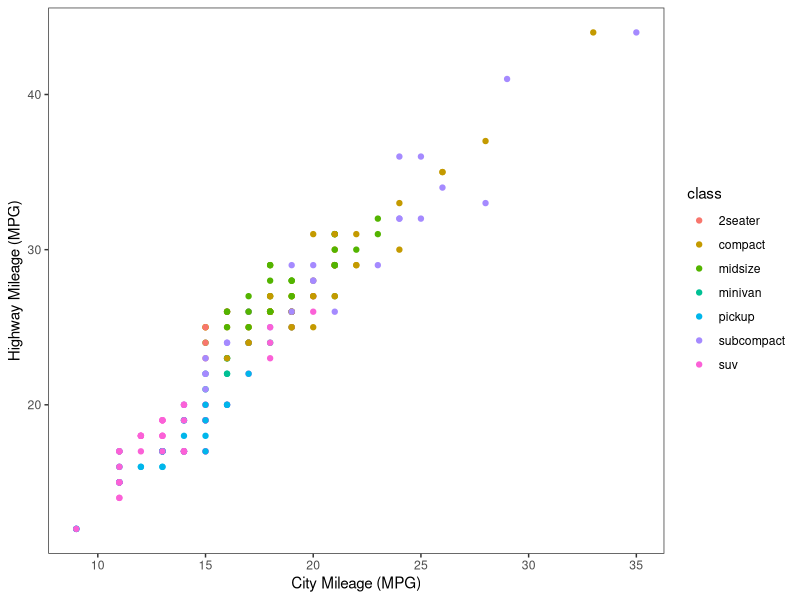
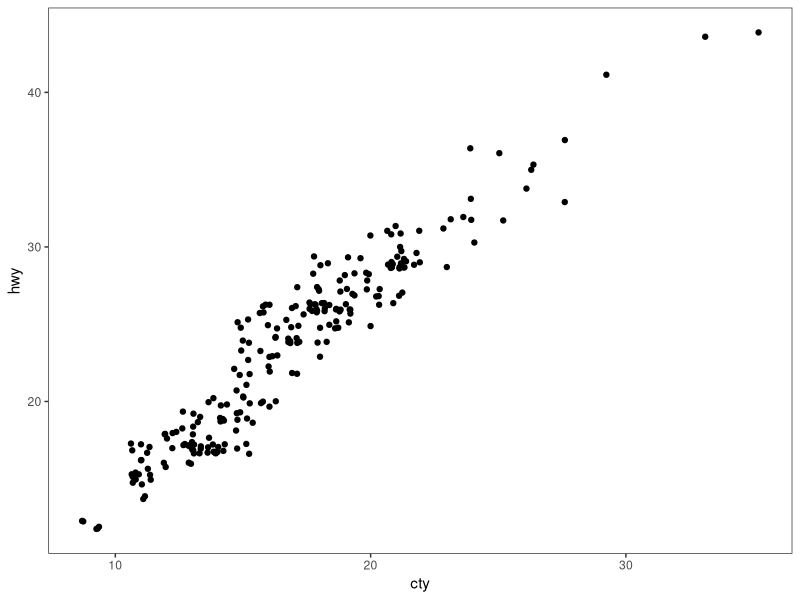
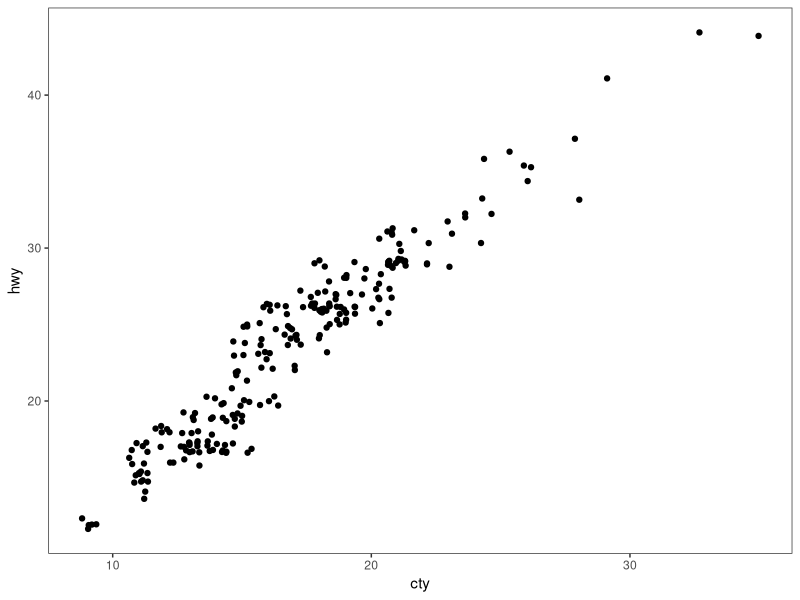
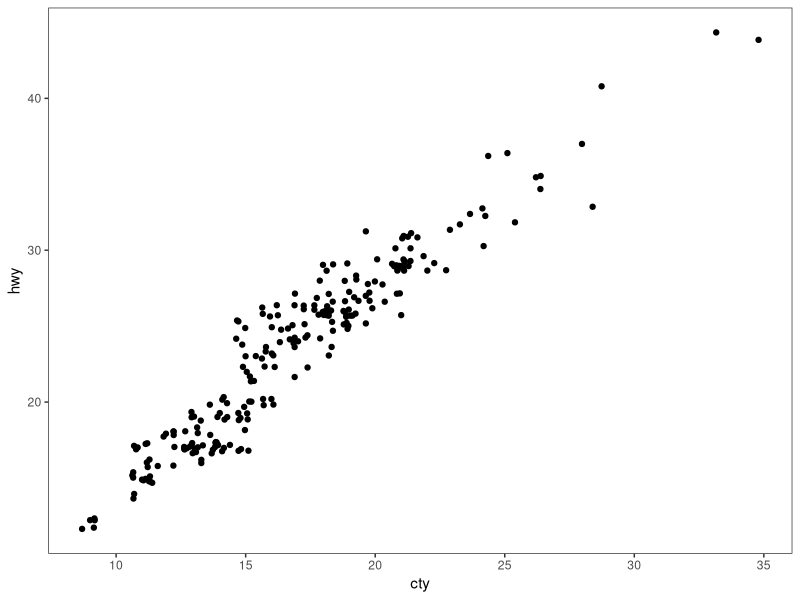

These charts were generated, in order, by the following R code: (Note: this script raises an error after producing the figures.)
# ---------------------------------------------------------- #
#### MODULE 3: Plot even more data!                       ####               
# ---------------------------------------------------------- #

## OBJECTIVE:
# 1. To develop a "grammar of graphics".
# 2. To become comfortable using ggplot2 for exploratory data visualization.


# ---------------------------------------------------------- #
#### SET UP:                                              ####
# ---------------------------------------------------------- #
# REMINDER: In RStudio, open the Rproject for our course (UNCG_DataWrangling), 
# pull any changes from GitHub, and navigate to the branch you created for 
# yourself (just a single branch for the whole semester) in RStudio's Git tab.
# Open this week's assignment in this new branch to complete and submit on GitHub.
# Ideally, you'll commit your answers a bit at a time as you work through
# this assignment, rather than committing all at once at the end.

# Reminder of some helpful resources for graphing in R:
# ggplot Cookbook: http://www.cookbook-r.com/Graphs/
# Official ggplot2 Book: https://ggplot2-book.org/
# Themes in ggplot2: https://ggplot2-book.org/polishing.html#themes

# In ggplot2, aesthetic means “something you can see”. Each aesthetic is a
# mapping between a visual cue and a variable.
# Examples include:
# position (i.e., on the x and y axes)
# color (“outside” color)
# fill (“inside” color)
# shape (of points)
# line type
# size

# Each type of geometric object (geom) accepts only a subset of all aesthetics.
# Refer to the geom help pages to see what mappings each geom accepts. Aesthetic
# mappings are set with the aes() function.

# TASK: We will be using the ggplot2 package for graphing. Fortunately, ggplot2 
# is nested within the tidyverse package (along with many others).
# Start by writing code to load the tidyverse library.
# HINT: see the end of assignment #1 if you forgot how to load a package.

library(tidyverse)

# TASK: Write code below to set your theme to black and white and both your major
# AND minor gridlines to element_blank for all plots you'll be making today.
# HINT: Check back to last week's assignment section 1.9 for setting themes for
# all plots.

theme_set(theme_bw() +
            theme(panel.grid.major = element_blank(),
                  panel.grid.minor = element_blank()))

# ---------------------------------------------------------- #
#### 1.0 CORRELATION                                      ####
# ---------------------------------------------------------- #

# We learned how to make correlations last week, but it never hurts to get
# more practice! Let's start by using a data set built into ggplot2.
# The mpg dataset looks at the gas efficiency of different cars. Run the following
# code to load the data:
data(mpg, package = "ggplot2")

# TASK: Create a scatterplot (i.e., a dot plot) to relate city and highway mileage.
# Color the points by the class of car (class column) and label the x and y axis 
# to be more informative (City Mileage (MPG) vs Highway Mileage (MPG)).
# HINT: Refer back to last week's assignment or the ggplot help resources if you 
# forget how to make a scatterplot.

ggplot(mpg, aes(x = cty, y = hwy, color = class)) +
  geom_point() +
  xlab("City Mileage (MPG)") +
  ylab("Highway Mileage (MPG)")

# Looks alright, but the graph may be hiding some information...
# QUESTION: How many data points are in the mpg dataframe?

nrow(mpg)
#ANSWER: 234

# QUESTION: Approximately how many dots are in the graph you just made? How does
# that compare to the number of observations in the dataframe?

#ANSWER: There are 78 dots on the graphs. This is 156 less data points that what is in the dataframe.


# Try another correlation-focused geom that addresses this problem by running
# the following code:
ggplot(data=mpg, aes(x=cty, y=hwy)) + 
  geom_jitter()


# QUESTION: What happened when you created the plot with geom_jitter?

#ANSWER: It looks like there are more data points, but it also looks less "organized".

# QUESTION: Run the code to create a plot using geom_jitter a second time. Then run it
# again and again. What happens each time? Why is this happening?

ggplot(data=mpg, aes(x=cty, y=hwy)) + 
  geom_jitter()

ggplot(data=mpg, aes(x=cty, y=hwy)) + 
  geom_jitter()
#ANSWER: the points are shifting each time. geom_jitter() is probably adding a random component to the graph and if you run it multiple times it is randomized each time. 

# TASK: The default in geom_jitter is to jitter (or slightly move) the points away
# from each other in both the x and y directions. Check the help file for geom_jitter
# and write code below to make a graph where you jitter points in only the x-dimension
# by 0.5.
 ?geom_jitter()

ggplot(data=mpg, aes(x=cty, y=hwy)) + 
  geom_jitter(width = 0.5, height = 0) #heigh = 0 to restrict jitter to y axis. 

# ---------------------------------------------------------- #
#### 1.1 DETOUR! COLORS, COLORS, COLORS                   ####
# ---------------------------------------------------------- #

# Our world is so colorful, and our graphs can be too! But we want to be mindful
# of our color choices to not only be beautiful, but also informative and accessible.

# TASK: Create a new dataframe that filters our mpg data down to only information
# for car classes compact, midsize, and suv using an %in% statement. Name your 
# new dataframe mpgSubset.
# HINT: Refer back to the Transform assignment if you want help with %in% (or 
# try googling!)

mpgSubset <- mpg %>% 
  filter(class %in% c('compact', 'midsize', 'suv'))

# ggplot has lots of nice (and some not so nice) built-in color palettes that we 
# can use to fill our bars with color. Try running the following code:
ggplot(data=mpgSubset, aes(x=cty, y=hwy, color=class)) +
  geom_jitter()

# The code above supplies us with ggplot's default color palette, which I find not
# so pleasing. Let's try to change this!

# We can add a statement specifying the scale of colors we would prefer. One way
# to do this is to use other pre-set palettes from ggplot. Run the code below to 
# ask ggplot to use the color brewer's palette called Set 1.
ggplot(data=mpgSubset, aes(x=cty, y=hwy, color=class)) +
  geom_jitter() +
  scale_color_brewer(palette="Set1")

# Alternatively, we could use the "RdBu" palette:
ggplot(data=mpgSubset, aes(x=cty, y=hwy, color=class)) +
  geom_jitter() +
  scale_color_brewer(palette="RdBu")

# QUESTION: Investigate the color brewer's range of palettes at this website: 
# https://r-graph-gallery.com/38-rcolorbrewers-palettes.html
# What do you notice about the colors chosen from each of the palettes that we
# used above? (i.e., does it use the first three colors in the palette? The last
# three? Some other combination?)

#ANSWER:the set 1 palate used the first 3 colors. The RdBu palate used the white which is in the very middle and the two colors on either side of the whit (red and blue)

# We could also pick out EXACTLY which colors we want for our figure. 
# There are 4 main ways to specify colors in R:
### by name
### by number
### by Hex code
### with the rgb() function

# By Name: R allows you to call more than 600 colors by name! Run the following
# code to see a list:
colors()

# We can put in the colors we chose for each variable by adding the 
# scale_color_manual() function to our plot. Try it out by running the following
# code:
ggplot(data=mpgSubset, aes(x=cty, y=hwy, color=class)) +
  geom_jitter() +
  scale_color_manual(values=c('midnightblue', 'cornflowerblue', 'tomato3'))


# You can also chose colors by number, which are assigned in R.

# TASK: Copy and paste the code to make our scatterplot and replace the color names
# with three numbers of your choice (between 1 and 657). How does your new figure look?
# HINT: remember to remove the quotation marks when calling numbers.

ggplot(data=mpgSubset, aes(x=cty, y=hwy, color=class)) +
  geom_jitter() +
  scale_color_manual(values=c(423, 419, 421)) #i thought these were going to be the pinks :(

# QUESTION: How do you think you could figure out which color name belongs to
# each color number?
# HINT: Try creating a dataframe from color() by passing it into the
# as.data.frame() function.

(colors <-as.data.frame((colors())))

#confused bc the numbers match up with the light pinks but the graph came out with blue yellow and green??

# You can also chose colors by Hex code. A Hex color code is a 6-symbol code made
# of up to three 2-symbol elements (6 symbols in length all together). Each of 
# the 2-symbol elements represents a color value in the Red-Green-Blue (RGB) color
# scale from 0 to 255. Hex codes are written with a # in front of them. Let's try
# out calling our colors using hex code.
ggplot(data=mpgSubset, aes(x=cty, y=hwy, color=class)) +
  geom_jitter() +
  scale_color_manual(values=c('#191970', '#6495ED', '#FF6347'))

# There are two great things about hex codes. First, you can call ANY color you 
# want with a hex code. That is, you're not limited to the 657 colors that are
# in ggplot. By specifying the color by hex code, you can pick literally anything!

# TASK: Google the search term "color picker". This should bring up google's color
# picker (in addition to a billion other color picking websites). Use this color
# picker to generate the hex codes for three new colors of your choice. Then copy
# and paste the above code, replacing the hex codes with your color choices.

ggplot(data=mpgSubset, aes(x=cty, y=hwy, color=class)) +
  geom_jitter() +
  scale_color_manual(values=c('#e88bc8', '#de1698', '#6b114c'))

# The second great thing about hex codes is that you can control the transparency
# of your colors. Transparency is set in a hex code by adding two extra symbols
# to the end, which together make up the "alpha" element. Adding 00 to the end 
# of your hex code will make your color completely transparent, while adding FF 
# to the end will make it completely opaque. Any number/letters in-between will 
# result in partial transparency. You can find a complete list of transparencies
# between 0-100% here: https://gist.github.com/lopspower/03fb1cc0ac9f32ef38f4

# TASK: Try out transparency by copying and pasting your graph code below and
# adding the alpha element to the end of each of your hex codes to make your
# first color 0% transparent, your second color 50% transparent, and your third
# color 100% transparent.

ggplot(data=mpgSubset, aes(x=cty, y=hwy, color=class)) +
  geom_jitter() +
  scale_color_manual(values=c('#e88bc800', '#de169850', '#6b114cFF'))

# QUESTION: What happened to the point that you set to 100% transparent?

#ANSWER: they are transparent so you can't see them on the plot.

# Finally, we can set our colors using the rgb() function. This operates very
# similarly to the hex code, where you can pick exactly the color and transparency
# you want. Try it out by running the following code:
ggplot(data=mpgSubset, aes(x=cty, y=hwy, color=class)) +
  geom_jitter() +
  scale_color_manual(values=c(rgb(.10, .10, .44, 1), rgb(.39, .58, .93, 1), rgb(1.0, .39, .28, 1)))

# TASK: Modify the above code to make all of your points 50% transparent.

ggplot(data=mpgSubset, aes(x=cty, y=hwy, color=class)) +
  geom_jitter() +
  scale_color_manual(values=c(rgb(.10, .10, .44, 0.5), rgb(.39, .58, .93, 0.5), rgb(1.0, .39, .28, 0.5)))

# There are so many inventive and artistic people in the world who have expanded
# the offerings for colors in ggplot. Check out some notable ones listed below
# when choosing colors for this assignment.
### Color-blind friendly palettes: https://github.com/JLSteenwyk/ggpubfigs
### Color palettes from vintage National Parks posters: https://github.com/katiejolly/nationalparkcolors
### Color palettes based on Wes Anderson movies: https://github.com/karthik/wesanderson
### Color palettes from famous Dutch paintings: https://github.com/EdwinTh/dutchmasters


# ---------------------------------------------------------- #
#### 1.2 DETOUR! LEGENDS                                  ####
# ---------------------------------------------------------- #

# When you specify colors in your ggplot code, R throws in a bonus legend for free!
# However, this legend is often not as clear or visually appealing as we might 
# prefer. But as with all geometric objects in ggplot, legends can be easily altered.

# Run the following code to create a scatter plot. Feel free to modify the colors
# as you prefer!
ggplot(data=mpgSubset, aes(x=cty, y=hwy, color=class)) +
  geom_jitter()

# QUESTION: Where did ggplot get the legend title and values from?

#ANSWER: We used the subset data and told ggplot the color was class (title) and the only options in class are compact, midsize, and suv.

# We could change the title and values in our legend by altering the dataframe
# we are passing into ggplot. But that seems a bit drastic. Instead, we can 
# lean on the same code that specifies our color picks to alter the legend text.
# Try it out by running the following code:
ggplot(data=mpgSubset, aes(x=cty, y=hwy, color=class)) + #telling ggplot to use the subset dataframe and that we want cty on the x axis and hwy on the y axis and to color the data points by class of car. 
  geom_jitter() + #telling ggplot what plot we want 
  scale_color_manual(values=c('#FCBA03', '#380754', '#496916'),#picking colors to id car class
                     name='Class of Car', #renaming the legend title
                     breaks=c('suv', 'midsize', 'compact'), #tell ggplot what order we want the car class to appear in on the legend
                     labels=c('SUV', 'Midsize', 'Compact')) #renaming the classes


# TASK: Label each line of the code above with what it is doing.
# HINT: Check the scale_color_manual help file or ggplot Cookbook for more info.


# IMPORTANT: It is important to pay attention to the order you provide ggplot with 
# your color choices and legend labels! Try running the following code:
ggplot(data=mpgSubset, aes(x=cty, y=hwy, color=class)) + 
  geom_jitter() + 
  scale_color_manual(values=c('#FCBA03', '#380754', '#496916'), 
                     name='Class of Car', 
                     breaks=c('suv', 'midsize', 'compact'), 
                     labels=c('Compact', 'SUV', 'Midsize')) 


# QUESTION: What is wrong with the code above? Why is it so important to be
# careful with the order you pass information into ggplot?

#ANSWER: the break order does not match up with the label order so now whoever looks at the graph will misinterpret the data.


# While changing the legend text and factor order takes place in the scale_color_manual
# step, moving the legend around on the graph page is part of the graph theme. We
# can try this out using the code below:
ggplot(data=mpgSubset, aes(x=cty, y=hwy, color=class)) + 
  geom_jitter() + 
  theme(legend.position='top')


# TASK: Modify the code above to have the legend display along the bottom of
# the figure.

ggplot(data=mpgSubset, aes(x=cty, y=hwy, color=class)) + 
  geom_jitter() + 
  theme(legend.position='bottom')

# We can also have the legend located within the area of the graph itself! We can 
# do this by specifying the coordinates for where the legend should go within the
# graph axes. First we set the legend position and then we set the anchoring 
# position by justifying the legend.
### bottom left: 0,0
### bottom right: 1,0
### top left: 0,1
### top right: 1,1

# Try it out by running the following code:
ggplot(data=mpgSubset, aes(x=cty, y=hwy, color=class)) + 
  geom_jitter() + 
  theme(legend.position=c(1,0), legend.justification=c(1,0))

# QUESTION: What happens if you don't include the code for legend justification
# above?

ggplot(data=mpgSubset, aes(x=cty, y=hwy, color=class)) + 
  geom_jitter() + 
  theme(legend.position, legend.justification)
#ANSWER: ggplot wont know where to put the legend and you will get an error.

# TASK: Copy and paste the code from above. Modify it to place the legend in the
# upper left part of the graph.

ggplot(data=mpgSubset, aes(x=cty, y=hwy, color=class)) + 
  geom_jitter() + 
  theme(legend.position=c(0,0.95), legend.justification=c(-0.2,1))

# Finally, we might want to remove the legend altogether! We would do so by
# modifying the theme as well. 

# TASK: Check the ggplot cookbook to find the legends section. Read what it says 
# about removing the legend. Then copy and paste the graph code from above. Modify
# the code to remove the legend.

ggplot(data=mpgSubset, aes(x=cty, y=hwy, color=class)) + 
  geom_jitter() + 
  theme(legend.position= 'none')
# ---------------------------------------------------------- #
#### 2.0 DEVIATION                                        ####
# ---------------------------------------------------------- #

# Used to compare variation in values between small number of items (or categories) 
# with respect to a fixed reference.

# Whether the graphical type is a deviation graph or a composition graph (or a 
# ranking graph) may depend on the underlying data structure.

# We used geom_bar() last week with factor data to create a bar graph. But
# geom_bar() is a bit tricky because it can make EITHER a bar graph or a histogram
# depending on the data you give it. The default of geom_bar() is to set stat to 
# count so if you give it just a continuous x value, it will make a histogram. Try
# it with the following code:
ggplot(data=mpg, aes(x=hwy)) + 
  geom_bar()

# In order to have the geom create bars and not a histogram, you must:
# 1) Set stat = identity
# 2) Provide both an x and a y inside the aes(), where x is either a character 
# or factor and y is numeric.

# TASK: Create a dataframe of summary statistics for the mpg data, calculating the
# mean, standard deviation, and standard error for highway mpg grouping by class.
# Name the resulting dataframe highwayMPG and your new variables hwy_mean, hwy_sd,
# and hwy_se.
# HINT: Look back at the Transform assignment if you forget how to summarize the
# data. Also recall, standard error = 1.96*standard deviation.


# TASK: Create a bar graph showing the average highway MPG on the y-axis and 
# car class on the x-axis. Fill the bars by class. Add in error bar caps that are 20%
# the width pf the bars.
# HINT: Don't forget to change stat from the default in your geom_bar() statement!


# ---------------------------------------------------------- #
#### 2.1 DETOUR! COLORS AND LEGENDS, AGAIN                ####
# ---------------------------------------------------------- #

# Recall that some geometric elements require fills instead of (or sometimes in
# addition to) colors.

# TASK: Create a bar graph with the mpg summary stats with the following parameters:
# (1) Black bar outline
# (2) Bars filled with the color brewer palette "Dark2" using the scale_fill_manual
#     statement
# (3) No legend
# (4) Informative x- and y-axis labels. 

# HINT: Carefully consider whether your color and/or fill should go within an aes() 
# statement, the scale_fill_manual or scale_color_manual statements, or neither.
# If in doubt, try a bunch of ways until it looks how we want it. And consult 
# your helpful ggplot resources on the web.


# ---------------------------------------------------------- #
#### 2.2 DETOUR! AXIS MODIFICATIONS                       ####
# ---------------------------------------------------------- #

# Run the following code, feeling free to modify colors as you prefer:
ggplot(data=highwayMPG, aes(x=class, y=hwy_mean, fill=class)) +
  geom_bar(stat='identity') 

# QUESTION: Where is ggplot getting the x-axis tick labels from?


# Often our tick labels are not the best. We can modify them to be more informative
# or visually appealing by directly modifying the dataframe, but again this feels
# a bit extreme. Instead, we can directly modify the scale of the axis. For axes
# that deal with categories, we are setting the discrete scale. Try it out by
# running the following code:
ggplot(data=highwayMPG, aes(x=class, y=hwy_mean, fill=class)) +
  geom_bar(stat='identity') +
  scale_x_discrete(labels=c('sport', 'compact', 'midsize', 'minivan', 'pickup', 'subcompact', 'SUV'))

# We can also change the scale of the continuous axes, including how large they are
# and where the tick marks fall as follows:
ggplot(data=highwayMPG, aes(x=class, y=hwy_mean, fill=class)) +
  geom_bar(stat='identity') +
  scale_y_continuous(breaks=seq(0, 50, 10)) +
  coord_cartesian(ylim=c(0,50))

# QUESTION: Try running the code above without the coord_cartesian() statement. 
# What is surprising about the resulting graph? Based on this result, what do you
# think the coord_cartesian() statement does?


# We can also add a statement into the scale discrete or continuous statements
# to name our axes, rather than putting in a whole separate step of xlab() or ylab().
# Try it out with the following code:
ggplot(data=highwayMPG, aes(x=class, y=hwy_mean, fill=class)) +
  geom_bar(stat='identity') +
  scale_x_discrete(name='Class of Car') +
  scale_y_continuous(name='Mean Highway MPG')


# Finally, we can flip our axes easily in ggplot as follows:
ggplot(data=highwayMPG, aes(x=class, y=hwy_mean, fill=class)) +
  geom_bar(stat='identity') +
  coord_flip()


# TASK: Let's put it all together. Make a graph of the mpg summary stats with the
# following specifications:
# (1) color by class of car using a color scheme of your choice (not the default)
# (2) plot the class of car on the x-axis and the highway MPG on the y axis
# (3) include better names for the x- and y-axis titles
# (4) include better names for the car classes
# (5) set the scale of the highway mpg to run from 0 to 30 with breaks every 5 
# (6) flip your axes
# (7) remove the legend


# ---------------------------------------------------------- #
#### 3.0 RANKING                                          ####
# ---------------------------------------------------------- #
# Used to compare the position or performance of multiple items with respect to 
# each other. Actual values matters somewhat less than the ranking.

# TASK: Create a dataframe of summary statistics for the mpg data, calculating the
# mean, standard deviation, and standard error for CITY mpg grouping by class.
# Name the resulting dataframe cityMPG and your new variables city_mean, city_sd,
# and city_se.
# HINT: Look back at the Transform assignment if you forget how to summarize the
# data. Also, standard error = 1.96*standard deviation.


# Now we want to plot our data in order from smallest to largest city MPG to get
# a ranking. To do so, we need to use the reorder() function to rearrange the data
# going into our x-axis.
ggplot(cityMPG, aes(x=reorder(class, city_mean), y=city_mean)) + 
  geom_bar(stat="identity")

# TASK: Recreate the above ranking figure to include the following:
# (1) class of car on the x-axis with informative axis and tick labels
# (2) MPG ordered from highest to lowest (hint: try google if you're unsure)
# (3) bars with dary grey outlines and filled by class with your favorite color scheme
# (4) error bars with end caps 30% the width of the bars
# (5) y-axis from 0 to 30 with tick marks every 5
# (6) no legend.


# ---------------------------------------------------------- #
#### 4.0 DISTRIBUTION                                     ####
# ---------------------------------------------------------- #
# When you have lots and lots of data points and want to study where and how the
# data points are distributed.

# Histograms can be accomplished with either geom_bar() or geom_histogram()
ggplot(mpg, aes(hwy)) + 
  geom_histogram()

# TASK: Recreate the graph above, but using geom_bar() instead


# TASK: Try making a histogram with the categorical variable 'manufacturer'.
# What error message do you get?


# QUESTION: What happens when you follow the advice of the error message and 
# make stat='count'?
ggplot(mpg, aes(manufacturer)) + 
  geom_histogram(stat="count")


# TASK: Make a boxplot comparing the distribution of cty (city mileage) for
# each class of car.
# HINT: Look back to last week if you forget how to make a boxplot.


# We can also make a different type of distribution, a violin plot using the 
# geom_violin statement as follows:
ggplot(mpg, aes(x=class, y=cty)) + 
  geom_violin()

# QUESTION: What does a violin plot show? Check google if you're unsure.


# ---------------------------------------------------------- #
#### 5.0 COMPOSITION                                      ####
# ---------------------------------------------------------- #
# Bar charts and pie charts are classic ways of showing composition of a dataset.

# TASK: Let's get some data for this task by determining the number of cars from 
# each car manufacturer in our mpg dataframe. We can do this as follows:
manufacturerFreq <- mpg %>% 
  group_by(manufacturer) %>% 
  summarize(frequency=length(manufacturer)) %>% 
  ungroup()

# TASK: Make a bar graph of the number of cars (frequency) by manufacturer using
# the dataframe we created above.


# We can switch the bar chart you created above into a pie chart simply by changing
# the coordinate system through a series of steps as follows:

ggplot(manufacturerFreq, aes(x=manufacturer, y=frequency)) +
  geom_bar(stat="identity") +
  coord_polar()

ggplot(manufacturerFreq, aes(x=manufacturer, y=frequency, fill=manufacturer)) +
  geom_bar(stat="identity") +
  coord_polar()

ggplot(manufacturerFreq, aes(x="", y=frequency, fill=manufacturer)) +
  geom_bar(stat="identity", width=1) +
  coord_polar()

ggplot(manufacturerFreq, aes(x="", y=frequency, fill=manufacturer)) +
  geom_bar(stat="identity", width=1) +
  coord_polar(theta="y")

ggplot(manufacturerFreq, aes(x="", y=frequency, fill=manufacturer)) +
  geom_bar(stat="identity", width=1) +
  coord_polar(theta="y", start=0) +
  theme_void() +
  theme(legend.title = element_text(size = 12.5), 
        legend.text  = element_text(size = 8.5),
        legend.key.size = unit(.75, "lines"))

# TASK: Annotate the code below to describe what each line does:
ggplot(manufacturerFreq, aes(x="", y=frequency, fill=manufacturer)) +
  geom_bar(stat="identity", width=1) +
  coord_polar(theta="y", start=0) +
  theme_void() +
  theme(legend.title = element_text(size = 12.5), 
        legend.text  = element_text(size = 8.5),
        legend.key.size = unit(.75, "lines"))


# ---------------------------------------------------------- #
#### 6.0 CHANGE                                           ####
# ---------------------------------------------------------- #

# Time series are often best visualized with line graphs. Let's try this out
# with some new data:
data("economics")

# TASK: Use the economics dataset to plot the number of people who are unemployed
# over time (unemploy vs date). Make a scatterplot, then connect the points with 
# lines using geom_line().
# HINT: use ?economics to get more information about this dataset.




# ---------------------------------------------------------- #
#### GROUPS AND MAPS                                      ####
# ---------------------------------------------------------- #

# Let's save these for group project options, this assignment is really long!









# REMEMBER: Save and push your script when you're done with this assignment!
